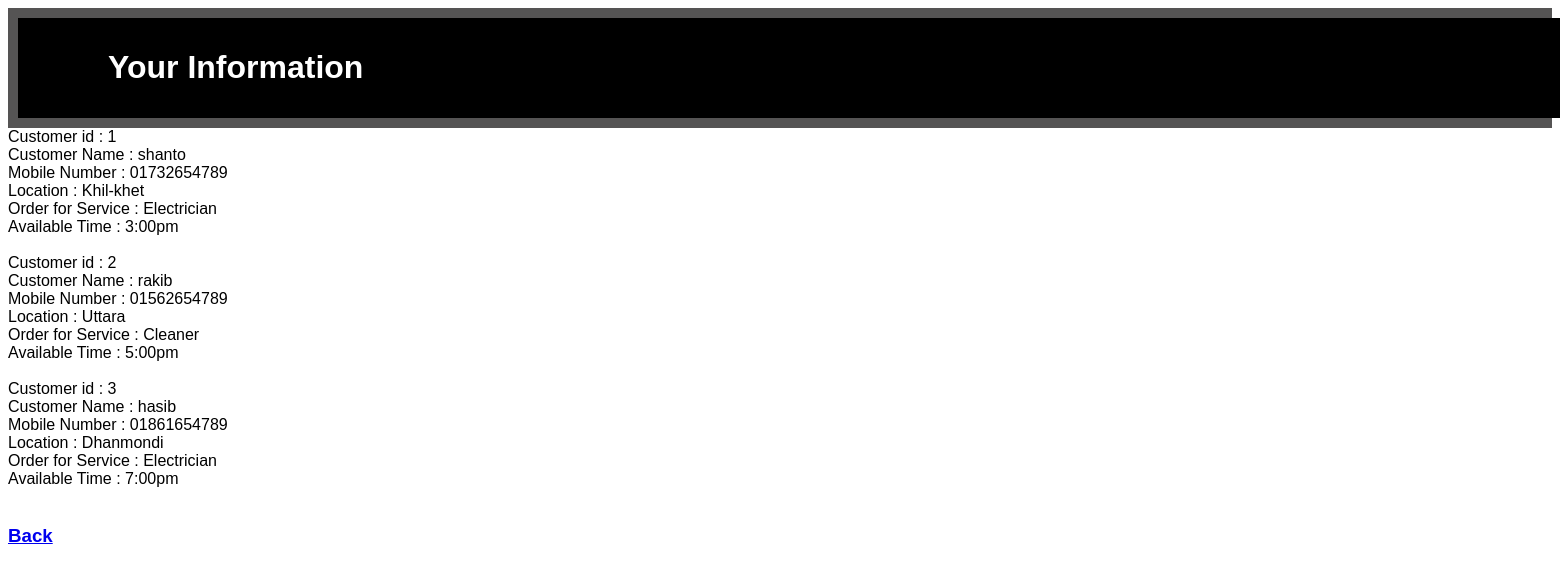
The app's page /view/Showdata.php with its own data.
### tables this page shows
CREATE TABLE `customerinfo` (
  `cid` text NOT NULL,
  `Name` text NOT NULL,
  `Mobile` text NOT NULL,
  `Location` text NOT NULL,
  `Order for Service` text NOT NULL,
  `Freetime` text NOT NULL
);

### model/db.php (called while the page is built, shortened)
<?php
class db{
 function ShowAll($conn,$table)
 {
$result = $conn->query("SELECT * FROM  $table");
 return $result;
 }
}
 ?>

### view/Showdata.php (the view, shortened to what this page needs)
<!DOCTYPE html>
<html>
<head>
<link rel="stylesheet" type="text/css" href="../css/showdata.css">
</head>
<body>
<div class="sticky">
<div class="topnav">
  <h1>Your Information</h1>
</div>
</div>
<?php
include "..\model\db.php";
$connection=new db();
$conobj=$connection->OpenCon();
$SearchCustomer=$connection->ShowAll($conobj,"customerinfo");
if ($SearchCustomer->num_rows > 0) {
    while($row = $SearchCustomer->fetch_assoc()) {
      echo "Customer id : ".$row["cid"]."<br>";
      echo "Customer Name : ".$row["Name"]."<br>";
      echo "Mobile Number : ".$row["Mobile"]."<br>";
      echo "Location : ".$row["Location"]."<br>";
      echo "Order for Service : ".$row["Order for Service"]."<br>";
      echo "Available Time : ".$row["Freetime"]."<br><br>";
    }
}
?>
<h3><a href="pageone.php">Back</a></h3>
</body>
</html>

### css/Showdata.css (style rules this page uses)
body { font-family: Arial; padding: 0px; background: url(4.jpg) no-repeat; background-size: cover; color:rgb(0, 0, 0); }
div.sticky { position: sticky; top: 0; padding: 0; border: 10px solid #555454; }
.topnav { overflow: hidden; background-color: rgb(0, 0, 0); width: 200%; }
.topnav h1 { float: left; display: block; color: rgb(255, 255, 255); text-align: left; padding: 10px 90px; text-decoration: none; }

### records on screen
customerinfo: cid "1", Name "shanto", Mobile "01732654789", Location "Khil-khet", Order for Service "Electrician", Freetime "3:00pm"
customerinfo: cid "2", Name "rakib", Mobile "01562654789", Location "Uttara", Order for Service "Cleaner", Freetime "5:00pm"
customerinfo: cid "3", Name "hasib", Mobile "01861654789", Location "Dhanmondi", Order for Service "Electrician", Freetime "7:00pm"
